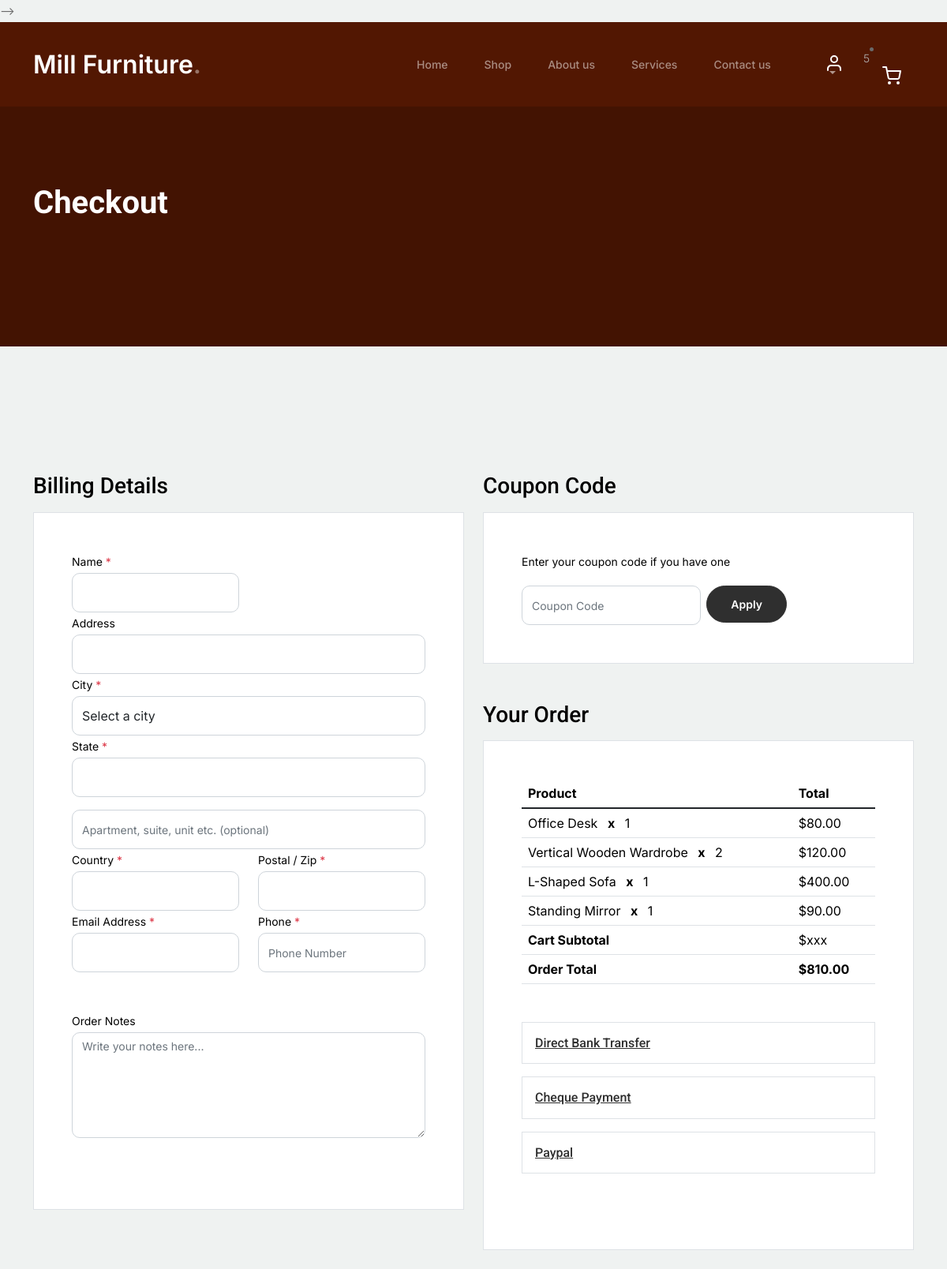
Before: /checkout/ (signed in, upper part) with the older database file.
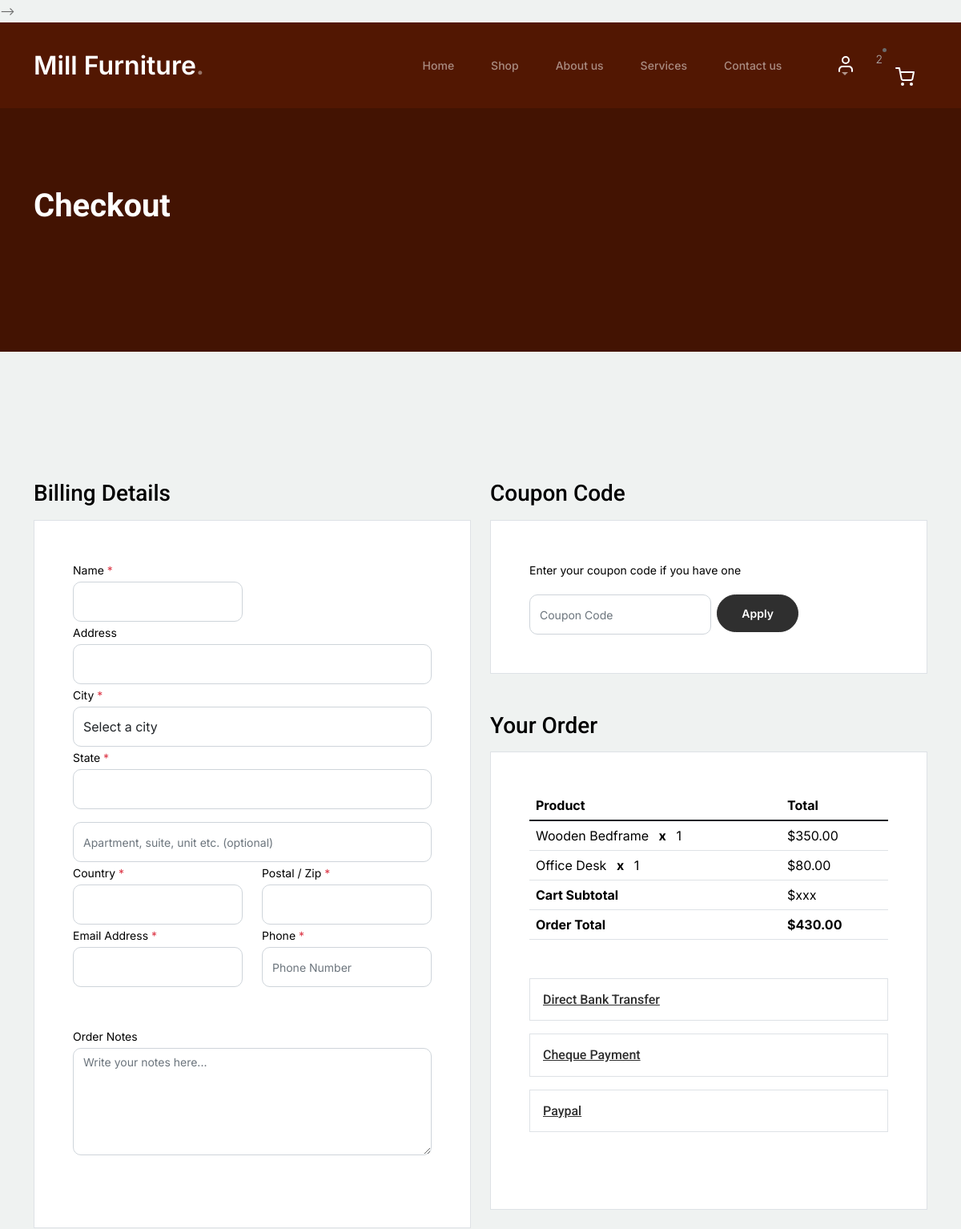
After: the same page with the newer database file.
### store/models.py (models this page shows, shortened)
class OrderItem(models.Model):
    product = models.ForeignKey(Product, on_delete=models.SET_NULL,null=True)
    order = models.ForeignKey(Order,on_delete=models.SET_NULL,null=True)
    quantity = models.IntegerField(default=0,null=True,blank=True)
    date_added = models.DateTimeField(auto_now_add=True)
    @property
    def get_total(self):
        total = self.product.price * self.quantity
        return total

class Product(models.Model):
    name = models.CharField(max_length = 250)
    price = models.DecimalField(max_digits=7,decimal_places=2)
    digital = models.BooleanField(default = False, null = True, blank = True)
    image = models.ImageField(null = True, blank = True)
    category = models.ForeignKey(Category,on_delete=models.SET_NULL,null = True)

class Order(models.Model):
    customer = models.ForeignKey(Customer, on_delete = models.SET_NULL, null = True, blank = True)
    date_ordered = models.DateTimeField(auto_now_add=True)
    complete = models.BooleanField(default=False, blank = False, null =True)
    transaction_id = models.CharField(max_length = 100, null = True)
    @property
    def shipping(self):
        shipping = False
        orderitem = self.orderitem_set.all()
        for i in orderitem:
            if i.product.digital == False:
                shipping = True
        return shipping
    @property
    def get_cart_total(self):
        orderitems = self.orderitem_set.all()
        total = sum([item.get_total for item in orderitems])
        return total
    @property
    def get_cart_items(self):
        orderitems = self.orderitem_set.all()
        total = sum([item.quantity for item in orderitems])
        return total

### store/views.py (the view)
# urls.py: path('checkout/',views.checkout,name="checkout"),
def checkout(request):
    cartdata = cartData(request)
    items = cartdata['items']
    order = cartdata['order']
    cartitems = cartdata['cartitems']
    context = {"items":items,"order":order,"cartitems":cartitems}
    return render(request,"store/checkout.html",context)

### store/utils.py (called while the page is built, shortened)
def cartData(request):
    if request.user.is_authenticated:
        print(request.user)
        customer = request.user.customer
        order, created = Order.objects.get_or_create(customer = customer,complete = False)
        items = order.orderitem_set.all()
        cartitems = order.get_cart_items
    return {"items":items,"order":order,"cartitems":cartitems}

### store/templates/store/checkout.html (shortened to what this page needs)
{% extends 'store/main.html' %}
{% load static %}
{% block content %}
			<div class="hero">
				<div class="container">
					<div class="row justify-content-between">
						<div class="col-lg-5">
							<div class="intro-excerpt">
								<h1>Checkout</h1>
							</div>
						</div>
						<div class="col-lg-7">
						</div>
					</div>
				</div>
			</div>
		<div class="untree_co-section">
		    <div class="container">
		      <div class="row">
		        <div class="col-md-6 mb-5 mb-md-0">
		          <h2 class="h3 mb-3 text-black">Billing Details</h2>
		          <div class="p-3 p-lg-5 border bg-white">
					<form id  = "form">
		            <div class="form-group row">
		              <div class="col-md-6">
		                <label for="c_fname" class="text-black"  >Name <span class="text-danger">*</span></label>
		                <input type="text" class="form-control" id="c_fname" name="name">
		              </div>
		            </div>
		            <div class="form-group row">
		              <div class="col-md-12">
		                <label for="address" class="text-black">Address </label>
		                <input type="text" class="form-control" id="address" name="address">
		              </div>
		            </div>
					<div class="form-group">
						<label for="city" class="text-black">City <span class="text-danger">*</span></label>
						<select id="city" class="form-control">
						  <option value="1">Select a city</option>
						</select>
					  </div>
		            <div class="form-group row">
		              <div class="col-md-12">
		                <label for="state" class="text-black">State <span class="text-danger">*</span></label>
		                <input type="text" class="form-control" id="state" name="state" >
		              </div>
		            </div>
		            <div class="form-group mt-3">
		              <input type="text" class="form-control" placeholder="Apartment, suite, unit etc. (optional)">
		            </div>
		            <div class="form-group row">
		              <div class="col-md-6">
		                <label for="country" class="text-black">Country <span class="text-danger">*</span></label>
		                <input type="text" class="form-control" id="country" name="country">
		              </div>
		              <div class="col-md-6">
		                <label for="c_postal_zip" class="text-black">Postal / Zip <span class="text-danger">*</span></label>
		                <input type="text" class="form-control" id="c_postal_zip" name="zipcode">
		              </div>
		            </div>
		            <div class="form-group row mb-5">
		              <div class="col-md-6">
		                <label for="c_email_address" class="text-black">Email Address <span class="text-danger">*</span></label>
		                <input type="text" class="form-control" id="c_email_address" name="email">
		              </div>
		              <div class="col-md-6">
		                <label for="c_phone" class="text-black">Phone <span class="text-danger">*</span></label>
		                <input type="text" class="form-control" id="c_phone" name="c_phone" placeholder="Phone Number">
		              </div>
		            </div>
		            <div class="form-group">
		              <label for="c_order_notes" class="text-black">Order Notes</label>
		              <textarea name="c_order_notes" id="c_order_notes" cols="30" rows="5" class="form-control" placeholder="Write your notes here..."></textarea>
		            </div>
					<br>
		          </div>
		        </div>
		        <div class="col-md-6">
		          <div class="row mb-5">
		            <div class="col-md-12">
		              <h2 class="h3 mb-3 text-black">Coupon Code</h2>
		              <div class="p-3 p-lg-5 border bg-white">
		                <label for="c_code" class="text-black mb-3">Enter your coupon code if you have one</label>
		                <div class="input-group w-75 couponcode-wrap">
		                  <input type="text" class="form-control me-2" id="c_code" placeholder="Coupon Code" aria-label="Coupon Code" aria-describedby="button-addon2">
		                  <div class="input-group-append">
		                    <button class="btn btn-black btn-sm" type="button" id="button-addon2">Apply</button>
		                  </div>
		                </div>
		              </div>
		            </div>
		          </div>
		          <div class="row mb-5">
		            <div class="col-md-12">
		              <h2 class="h3 mb-3 text-black">Your Order</h2>
		              <div class="p-3 p-lg-5 border bg-white">
		                <table class="table site-block-order-table mb-5">
		                  <thead>
		                    <th>Product</th>
		                    <th>Total</th>
		                  </thead>
		                  <tbody>
							{% for item in items %}
		                    <tr>
		                      <td>{{item.product.name}} <strong class="mx-2">x</strong> {{item.quantity}}</td>
		                      <td>${{item.product.price}}</td>
		                    </tr>
							{% endfor %}
		                    <tr>
		                      <td class="text-black font-weight-bold"><strong>Cart Subtotal</strong></td>
		                      <td class="text-black">$xxx</td>
		                    </tr>
		                    <tr>
		                      <td class="text-black font-weight-bold"><strong>Order Total</strong></td>
		                      <td class="text-black font-weight-bold"><strong>${{order.get_cart_total}}</strong></td>
		                    </tr>
		                  </tbody>
		                </table>
		                <div class="border p-3 mb-3">
		                  <h3 class="h6 mb-0"><a class="d-block" data-bs-toggle="collapse" href="#collapsebank" role="button" aria-expanded="false" aria-controls="collapsebank">Direct Bank Transfer</a></h3>
		                </div>
		                <div class="border p-3 mb-3">
		                  <h3 class="h6 mb-0"><a class="d-block" data-bs-toggle="collapse" href="#collapsecheque" role="button" aria-expanded="false" aria-controls="collapsecheque">Cheque Payment</a></h3>
		                </div>
		                <div class="border p-3 mb-5">
		                  <h3 class="h6 mb-0"><a class="d-block" data-bs-toggle="collapse" href="#collapsepaypal" role="button" aria-expanded="false" aria-controls="collapsepaypal">Paypal</a></h3>
		                </div>
		              </div>
		            </div>
		          </div>
		        </div>
		      </div>
		    </div>
		  </div>
{% endblock %}

### store/templates/store/main.html (shortened to what this page needs)
{% load static %}
<html>
  <head>
    <link rel="stylesheet" href="/static/fonts/icomoon/style.css">
    <link rel="stylesheet" href="/static/css-login/owl.carousel.min.css">
    <link rel="stylesheet" href="/static/css-login/style.css">
    <link href="/static/css/bootstrap.min.css" rel="stylesheet">
		<link href="https://cdnjs.cloudflare.com/ajax/libs/font-awesome/6.0.0-beta3//static/css/all.min.css" rel="stylesheet">
		<link href="/static/css/tiny-slider.css" rel="stylesheet">
		<link href="/static/css/style.css" rel="stylesheet">
</head>
  <body>
    {% include "store/navbar.html" %}
      {% block content %}
      {% endblock %}
  </body>
</html>

### store/templates/store/navbar.html (shortened to what this page needs)
{% load static %}
<nav class="custom-navbar navbar navbar navbar-expand-md navbar-dark bg-dark" arial-label="Furni navigation bar">
    <div class="container">
        <a class="navbar-brand" href="{% url 'store' %}">Mill Furniture<span>.</span></a>
        <div class="collapse navbar-collapse" id="navbarsFurni">
            <ul class="custom-navbar-nav navbar-nav ms-auto mb-2 mb-md-0">
                <li class="nav-item ">
                    <a class="nav-link" href="{% url 'store' %}">Home</a>
                </li>
                <li><a class="nav-link" href="{% url 'store' %}">Shop</a></li>
                <li><a class="nav-link" href="{% url 'about' %}">About us</a></li>
                <li><a class="nav-link" href="{% url 'services' %}">Services</a></li>
                <li><a class="nav-link" href="{% url 'contact' %}">Contact us</a></li>
            </ul>
            <ul class="custom-navbar-cta navbar-nav mb-2 mb-md-0 ms-5">
                <li>
                    {% if user.is_authenticated == False %}
                    <div class = 'dropdown'>
                    <a class="nav-link dropdown-toggle"  data-bs-toggle="dropdown" aria-expanded="false" href="">
                        <img src="/static/user.svg" class = "d-block Mx-auto log " id = 'login'>
                      </a>
                        <ul class="dropdown-menu">
                          <li><a class="dropdown-item" href="{% url 'login' %}">Login</a></li>
                        </ul>
                      </div>
                        {% else %}
                        <div class = 'dropdown'>
                          <a class="nav-link dropdown-toggle"  data-bs-toggle="dropdown" aria-expanded="false" href="">
                              <img src="/static/user.svg" class = "d-block Mx-auto log ">
                            </a>
                            </div>
                      </div>
                    {% endif %}
                <p>{{cartitems}}</p>
                <li><a class="nav-link" href="{% url 'cart' %}"><img src="/static/cart.svg"></a></li>
        </div>
</nav>

### static/css-login/style.css (style rules this page uses)
body { font-family: "Roboto", sans-serif; background-color: #f8fafb; }
p { color: #b3b3b3; font-weight: 300; }
h1, h2, h3, h4, h5, h6, .h1, .h2, .h3, .h4, .h5, .h6 { font-family: "Roboto", sans-serif; }
a { -webkit-transition: .3s all ease; -o-transition: .3s all ease; transition: .3s all ease; }
h2 { font-size: 20px; }

### static/css/style.css (style rules this page uses)
body { overflow-x: hidden; position: relative; }
body { font-family: "Inter", sans-serif; font-weight: 400; line-height: 28px; color: #6a6a6a; font-size: 14px; background-color: #eff2f1; }
a { text-decoration: none; -webkit-transition: .3s all ease; -o-transition: .3s all ease; transition: .3s all ease; color: #2f2f2f; text-decoration: underline; }
.custom-navbar { background: #521702 !important; padding-top: 20px; padding-bottom: 20px; }
.custom-navbar .navbar-brand { font-size: 32px; font-weight: 600; }
.custom-navbar .navbar-brand > span { opacity: .4; }
@media (min-width: 992px) { .custom-navbar .custom-navbar-nav li { margin-left: 15px; margin-right: 15px; } }
.custom-navbar .custom-navbar-nav li a { font-weight: 500; color: #ffffff !important; opacity: .5; -webkit-transition: .3s all ease; -o-transition: .3s all ease; transition: .3s all ease; position: relative; }
@media (min-width: 768px) { .custom-navbar .custom-navbar-nav li a:before { content: ""; position: absolute; bottom: 0; left: 8px; right: 8px; background: #f9bf29; height: 5px; opacity: 1; visibility: visible; width: 0; -webkit-transition: .15s all ease-out; -o-transition: .15s all ease-out; transition: .15s all ease-out; } }
.custom-navbar .custom-navbar-cta { margin-left: 0 !important; -webkit-box-orient: horizontal; -webkit-box-direction: normal; -ms-flex-direction: row; flex-direction: row; }
@media (min-width: 768px) { .custom-navbar .custom-navbar-cta { margin-left: 40px !important; } }
.custom-navbar .custom-navbar-cta li { margin-left: 0px; margin-right: 0px; }
.custom-navbar .custom-navbar-cta li:first-child { margin-right: 20px; }
.hero { background: #431302; padding: calc(4rem - 30px) 0 0rem 0; }
@media (min-width: 768px) { .hero { padding: calc(4rem - 30px) 0 4rem 0; } }
@media (min-width: 992px) { .hero { padding: calc(8rem - 30px) 0 8rem 0; } }
.hero .intro-excerpt { position: relative; z-index: 4; }
@media (min-width: 992px) { .hero .intro-excerpt { max-width: 450px; } }
.hero h1 { font-weight: 700; color: #ffffff; margin-bottom: 30px; }
.btn { font-weight: 600; padding: 12px 30px; border-radius: 30px; color: #ffffff; background: #2f2f2f; border-color: #2f2f2f; }
.untree_co-section { padding: 7rem 0; }
.form-control { height: 50px; border-radius: 10px; font-family: "Inter", sans-serif; }
textarea { height: auto !important; }
.site-block-order-table th { border-top: none !important; border-bottom-width: 1px !important; }
.site-block-order-table td, .site-block-order-table th { color: #000000; }
.couponcode-wrap input { border-radius: 10px !important; }

Changed rows visible on the page:
removed OrderItem: product.name "Vertical Wooden Wardrobe", quantity "2", product.price "120.00"
removed OrderItem: product.name "L-Shaped Sofa", quantity "1", product.price "400.00"
removed OrderItem: product.name "Standing Mirror", quantity "1", product.price "90.00"
added OrderItem: product.name "Wooden Bedframe", quantity "1", product.price "350.00"
computed for Order: get_cart_total "810.00" → "430.00"
Other visible differences:
{{ cartitems }}: "5" → "2"
